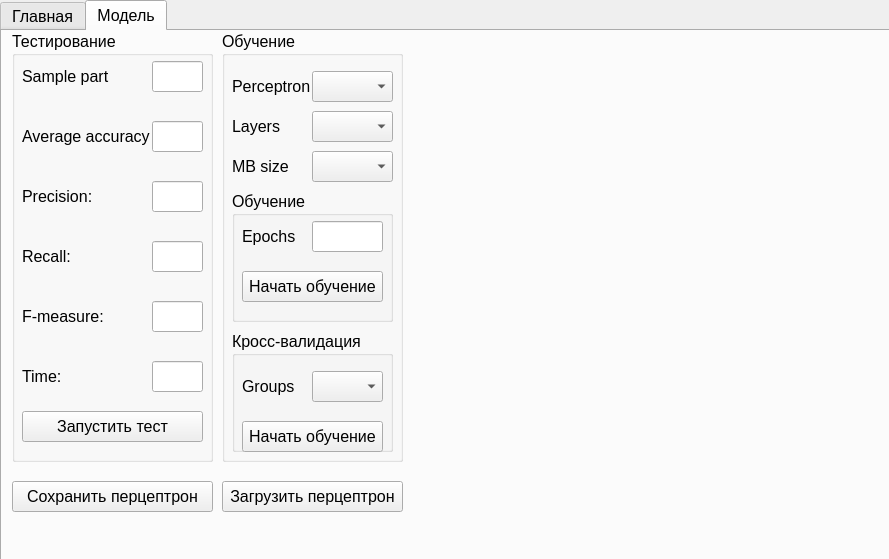
<?xml version="1.0" encoding="UTF-8"?>
<ui version="4.0">
 <class>ViewClass</class>
 <widget class="QWidget" name="ViewClass">
  <property name="geometry">
   <rect>
    <x>0</x>
    <y>0</y>
    <width>889</width>
    <height>559</height>
   </rect>
  </property>
  <property name="windowTitle">
   <string>MLP</string>
  </property>
  <property name="locale">
   <locale language="Russian" country="Russia"/>
  </property>
  <widget class="QTabWidget" name="tabWidget">
   <property name="geometry">
    <rect>
     <x>0</x>
     <y>0</y>
     <width>891</width>
     <height>571</height>
    </rect>
   </property>
   <property name="font">
    <font>
     <pointsize>12</pointsize>
    </font>
   </property>
   <property name="currentIndex">
    <number>1</number>
   </property>
   <widget class="QWidget" name="tab">
    <attribute name="title">
     <string>Главная</string>
    </attribute>
    <widget class="QFrame" name="imgArea">
     <property name="geometry">
      <rect>
       <x>20</x>
       <y>10</y>
       <width>512</width>
       <height>512</height>
      </rect>
     </property>
     <property name="frameShape">
      <enum>QFrame::StyledPanel</enum>
     </property>
     <property name="frameShadow">
      <enum>QFrame::Raised</enum>
     </property>
    </widget>
    <widget class="QPushButton" name="drawImage">
     <property name="geometry">
      <rect>
       <x>560</x>
       <y>20</y>
       <width>231</width>
       <height>31</height>
      </rect>
     </property>
     <property name="font">
      <font>
       <pointsize>12</pointsize>
      </font>
     </property>
     <property name="text">
      <string>Нарисовать изображение</string>
     </property>
    </widget>
    <widget class="QPushButton" name="loadImage">
     <property name="geometry">
      <rect>
       <x>560</x>
       <y>80</y>
       <width>231</width>
       <height>31</height>
      </rect>
     </property>
     <property name="font">
      <font>
       <pointsize>12</pointsize>
      </font>
     </property>
     <property name="text">
      <string>Загрузить изображение</string>
     </property>
    </widget>
    <widget class="QLabel" name="result">
     <property name="geometry">
      <rect>
       <x>560</x>
       <y>200</y>
       <width>201</width>
       <height>20</height>
      </rect>
     </property>
     <property name="font">
      <font>
       <pointsize>12</pointsize>
      </font>
     </property>
     <property name="text">
      <string>Your letter is:</string>
     </property>
    </widget>
    <widget class="QPushButton" name="classify">
     <property name="geometry">
      <rect>
       <x>560</x>
       <y>140</y>
       <width>231</width>
       <height>31</height>
      </rect>
     </property>
     <property name="font">
      <font>
       <pointsize>12</pointsize>
      </font>
     </property>
     <property name="text">
      <string>Классифицировать</string>
     </property>
    </widget>
   </widget>
   <widget class="QWidget" name="tab_2">
    <attribute name="title">
     <string>Модель</string>
    </attribute>
    <widget class="QGroupBox" name="groupBox">
     <property name="geometry">
      <rect>
       <x>10</x>
       <y>0</y>
       <width>201</width>
       <height>431</height>
      </rect>
     </property>
     <property name="title">
      <string>Тестирование</string>
     </property>
     <widget class="QLabel" name="label_5">
      <property name="geometry">
       <rect>
        <x>10</x>
        <y>330</y>
        <width>131</width>
        <height>31</height>
       </rect>
      </property>
      <property name="font">
       <font>
        <pointsize>12</pointsize>
       </font>
      </property>
      <property name="text">
       <string>Time:</string>
      </property>
     </widget>
     <widget class="QLabel" name="label_3">
      <property name="geometry">
       <rect>
        <x>10</x>
        <y>210</y>
        <width>131</width>
        <height>31</height>
       </rect>
      </property>
      <property name="font">
       <font>
        <pointsize>12</pointsize>
       </font>
      </property>
      <property name="text">
       <string>Recall:</string>
      </property>
     </widget>
     <widget class="QLineEdit" name="f_measure">
      <property name="geometry">
       <rect>
        <x>140</x>
        <y>270</y>
        <width>51</width>
        <height>31</height>
       </rect>
      </property>
      <property name="font">
       <font>
        <pointsize>12</pointsize>
       </font>
      </property>
      <property name="readOnly">
       <bool>true</bool>
      </property>
     </widget>
     <widget class="QLabel" name="label">
      <property name="geometry">
       <rect>
        <x>10</x>
        <y>90</y>
        <width>131</width>
        <height>31</height>
       </rect>
      </property>
      <property name="font">
       <font>
        <pointsize>12</pointsize>
       </font>
      </property>
      <property name="text">
       <string>Average accuracy</string>
      </property>
     </widget>
     <widget class="QLabel" name="label_4">
      <property name="geometry">
       <rect>
        <x>10</x>
        <y>270</y>
        <width>131</width>
        <height>31</height>
       </rect>
      </property>
      <property name="font">
       <font>
        <pointsize>12</pointsize>
       </font>
      </property>
      <property name="text">
       <string>F-measure:</string>
      </property>
     </widget>
     <widget class="QLineEdit" name="precision">
      <property name="geometry">
       <rect>
        <x>140</x>
        <y>150</y>
        <width>51</width>
        <height>31</height>
       </rect>
      </property>
      <property name="font">
       <font>
        <pointsize>12</pointsize>
       </font>
      </property>
      <property name="readOnly">
       <bool>true</bool>
      </property>
     </widget>
     <widget class="QLabel" name="label_2">
      <property name="geometry">
       <rect>
        <x>10</x>
        <y>150</y>
        <width>131</width>
        <height>31</height>
       </rect>
      </property>
      <property name="font">
       <font>
        <pointsize>12</pointsize>
       </font>
      </property>
      <property name="text">
       <string>Precision:</string>
      </property>
     </widget>
     <widget class="QLineEdit" name="average">
      <property name="geometry">
       <rect>
        <x>140</x>
        <y>90</y>
        <width>51</width>
        <height>31</height>
       </rect>
      </property>
      <property name="font">
       <font>
        <pointsize>12</pointsize>
       </font>
      </property>
      <property name="readOnly">
       <bool>true</bool>
      </property>
     </widget>
     <widget class="QLineEdit" name="samplePart">
      <property name="geometry">
       <rect>
        <x>140</x>
        <y>30</y>
        <width>51</width>
        <height>31</height>
       </rect>
      </property>
      <property name="font">
       <font>
        <pointsize>12</pointsize>
       </font>
      </property>
     </widget>
     <widget class="QLineEdit" name="recall">
      <property name="geometry">
       <rect>
        <x>140</x>
        <y>210</y>
        <width>51</width>
        <height>31</height>
       </rect>
      </property>
      <property name="font">
       <font>
        <pointsize>12</pointsize>
       </font>
      </property>
      <property name="readOnly">
       <bool>true</bool>
      </property>
     </widget>
     <widget class="QLabel" name="label_6">
      <property name="geometry">
       <rect>
        <x>10</x>
        <y>30</y>
        <width>131</width>
        <height>31</height>
       </rect>
      </property>
      <property name="font">
       <font>
        <pointsize>12</pointsize>
       </font>
      </property>
      <property name="text">
       <string>Sample part</string>
      </property>
     </widget>
     <widget class="QLineEdit" name="time">
      <property name="geometry">
       <rect>
        <x>140</x>
        <y>330</y>
        <width>51</width>
        <height>31</height>
       </rect>
      </property>
      <property name="font">
       <font>
        <pointsize>12</pointsize>
       </font>
      </property>
      <property name="readOnly">
       <bool>true</bool>
      </property>
     </widget>
     <widget class="QPushButton" name="runTest">
      <property name="geometry">
       <rect>
        <x>10</x>
        <y>380</y>
        <width>181</width>
        <height>31</height>
       </rect>
      </property>
      <property name="font">
       <font>
        <pointsize>12</pointsize>
       </font>
      </property>
      <property name="text">
       <string>Запустить тест</string>
      </property>
     </widget>
    </widget>
    <widget class="QPushButton" name="loadPerceptron">
     <property name="geometry">
      <rect>
       <x>220</x>
       <y>450</y>
       <width>181</width>
       <height>31</height>
      </rect>
     </property>
     <property name="font">
      <font>
       <pointsize>12</pointsize>
      </font>
     </property>
     <property name="text">
      <string>Загрузить перцептрон</string>
     </property>
    </widget>
    <widget class="QPushButton" name="savePerceptron">
     <property name="geometry">
      <rect>
       <x>10</x>
       <y>450</y>
       <width>201</width>
       <height>31</height>
      </rect>
     </property>
     <property name="font">
      <font>
       <pointsize>12</pointsize>
      </font>
     </property>
     <property name="text">
      <string>Сохранить перцептрон</string>
     </property>
    </widget>
    <widget class="QGroupBox" name="groupBox_4">
     <property name="geometry">
      <rect>
       <x>220</x>
       <y>0</y>
       <width>181</width>
       <height>431</height>
      </rect>
     </property>
     <property name="title">
      <string>Обучение</string>
     </property>
     <widget class="QGroupBox" name="groupBox_3">
      <property name="geometry">
       <rect>
        <x>10</x>
        <y>300</y>
        <width>161</width>
        <height>121</height>
       </rect>
      </property>
      <property name="title">
       <string>Кросс-валидация</string>
      </property>
      <widget class="QComboBox" name="groupsMode">
       <property name="geometry">
        <rect>
         <x>80</x>
         <y>40</y>
         <width>71</width>
         <height>31</height>
        </rect>
       </property>
      </widget>
      <widget class="QLabel" name="label_10">
       <property name="geometry">
        <rect>
         <x>10</x>
         <y>40</y>
         <width>71</width>
         <height>31</height>
        </rect>
       </property>
       <property name="font">
        <font>
         <pointsize>12</pointsize>
        </font>
       </property>
       <property name="text">
        <string>Groups </string>
       </property>
      </widget>
      <widget class="QPushButton" name="startLearningValidation">
       <property name="geometry">
        <rect>
         <x>10</x>
         <y>90</y>
         <width>141</width>
         <height>31</height>
        </rect>
       </property>
       <property name="font">
        <font>
         <pointsize>12</pointsize>
        </font>
       </property>
       <property name="text">
        <string>Начать обучение</string>
       </property>
      </widget>
     </widget>
     <widget class="QGroupBox" name="groupBox_2">
      <property name="geometry">
       <rect>
        <x>10</x>
        <y>160</y>
        <width>161</width>
        <height>131</height>
       </rect>
      </property>
      <property name="title">
       <string>Обучение</string>
      </property>
      <widget class="QLabel" name="label_9">
       <property name="geometry">
        <rect>
         <x>10</x>
         <y>30</y>
         <width>71</width>
         <height>31</height>
        </rect>
       </property>
       <property name="font">
        <font>
         <pointsize>12</pointsize>
        </font>
       </property>
       <property name="text">
        <string>Epochs</string>
       </property>
      </widget>
      <widget class="QPushButton" name="startLearning">
       <property name="geometry">
        <rect>
         <x>10</x>
         <y>80</y>
         <width>141</width>
         <height>31</height>
        </rect>
       </property>
       <property name="font">
        <font>
         <pointsize>12</pointsize>
        </font>
       </property>
       <property name="text">
        <string>Начать обучение</string>
       </property>
      </widget>
      <widget class="QLineEdit" name="epochs">
       <property name="geometry">
        <rect>
         <x>80</x>
         <y>30</y>
         <width>71</width>
         <height>31</height>
        </rect>
       </property>
       <property name="font">
        <font>
         <pointsize>12</pointsize>
        </font>
       </property>
      </widget>
     </widget>
     <widget class="QLabel" name="label_8">
      <property name="geometry">
       <rect>
        <x>10</x>
        <y>80</y>
        <width>81</width>
        <height>31</height>
       </rect>
      </property>
      <property name="font">
       <font>
        <pointsize>12</pointsize>
       </font>
      </property>
      <property name="text">
       <string>Layers</string>
      </property>
     </widget>
     <widget class="QLabel" name="label_7">
      <property name="geometry">
       <rect>
        <x>10</x>
        <y>40</y>
        <width>81</width>
        <height>31</height>
       </rect>
      </property>
      <property name="font">
       <font>
        <pointsize>12</pointsize>
       </font>
      </property>
      <property name="text">
       <string>Perceptron</string>
      </property>
     </widget>
     <widget class="QComboBox" name="perceptronMode">
      <property name="geometry">
       <rect>
        <x>90</x>
        <y>40</y>
        <width>81</width>
        <height>31</height>
       </rect>
      </property>
     </widget>
     <widget class="QComboBox" name="hiddenLayers">
      <property name="geometry">
       <rect>
        <x>90</x>
        <y>80</y>
        <width>81</width>
        <height>31</height>
       </rect>
      </property>
     </widget>
     <widget class="QLabel" name="label_11">
      <property name="geometry">
       <rect>
        <x>10</x>
        <y>120</y>
        <width>81</width>
        <height>31</height>
       </rect>
      </property>
      <property name="font">
       <font>
        <pointsize>12</pointsize>
       </font>
      </property>
      <property name="text">
       <string>MB size</string>
      </property>
     </widget>
     <widget class="QComboBox" name="mbSize">
      <property name="geometry">
       <rect>
        <x>90</x>
        <y>120</y>
        <width>81</width>
        <height>31</height>
       </rect>
      </property>
     </widget>
    </widget>
    <widget class="QWidget" name="horizontalLayoutWidget">
     <property name="geometry">
      <rect>
       <x>410</x>
       <y>10</y>
       <width>471</width>
       <height>471</height>
      </rect>
     </property>
     <layout class="QHBoxLayout" name="learningGraph"/>
    </widget>
   </widget>
  </widget>
 </widget>
 <layoutdefault spacing="6" margin="11"/>
 <resources/>
 <connections/>
</ui>
